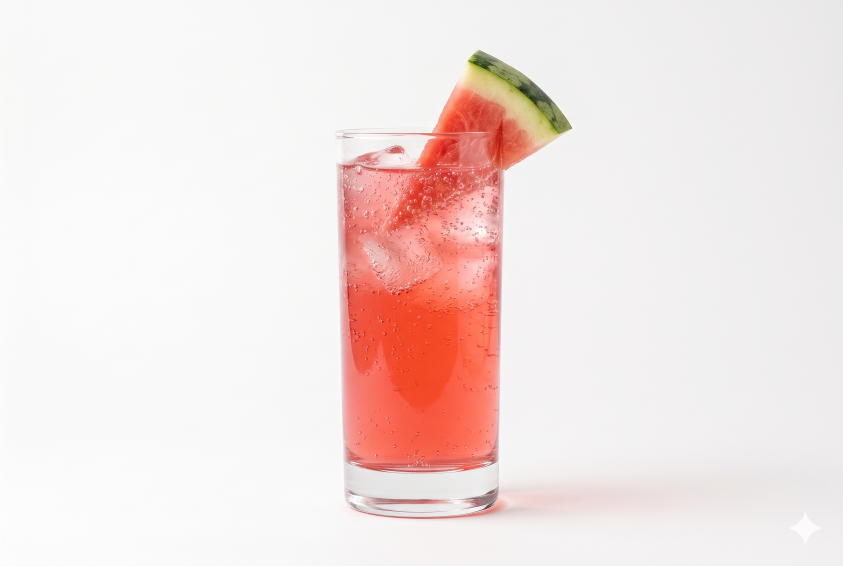
#> input picture sites/healthy-watermelon-soda/assets-src/photos/glass.png, 2528 x 1696 px, given in place of whole.png, which was not available (shown at 1/3 size)
$ python b-prep.py
#> lines starting #> are read from the running program, lines starting #| are printed output that depends on the picture; after the words box and inside, x2 and y2 are one past the last pixel; in counts of white or black regions, pixels touching at a corner belong together; long printed decimals are rounded
"""Route B texture prep: matte white bg, drop floor shadow + watermark, extend edge colours, crop to fruit bbox.
Run from the site folder: python3 docs/art-proof/b-prep.py"""
import json, numpy as np
from PIL import Image
from scipy import ndimage as ndi

SRC = 'assets-src/photos/'; OUT = 'docs/art-proof/b-tex/'

def matte(name, out, width, erode=5):
#> called with name = 'whole.png', out = 'rind.png', width = 2048, erode = 5
    im = np.asarray(Image.open(SRC + name).convert('RGB')).astype(np.float32) / 255
    h, w, _ = im.shape
#> h = 1696; w = 2528
    mx, mn = im.max(2), im.min(2)
    sat = (mx - mn) / np.maximum(mx, 1e-3)
    # fruit = saturated (rind green, flesh red) or clearly darker than the white sweep but not neutral grey (shadow)
    m = (sat > 0.13) | ((mx < 0.55) & (sat > 0.06))
#> m: shape (1696, 2528) bool; 12.8% white; 66 white regions (59 under 20 px), largest, box (x1, y1, x2, y2) and area: (1014, 149, 1717, 1419) 536583, (1053, 1469, 1522, 1559) 8545, (1106, 1494, 1350, 1514) 3378
    m[int(h * 0.88):, int(w * 0.88):] = False            # Gemini sparkle watermark corner
    m = ndi.binary_closing(m, iterations=6)
#> m: shape (1696, 2528) bool; 12.9% white; 18 white regions (10 under 20 px), largest, box (x1, y1, x2, y2) and area: (1014, 149, 1717, 1419) 540005, (1053, 1469, 1522, 1559) 8977, (1106, 1494, 1350, 1534) 3784
    m = ndi.binary_fill_holes(m)
    lab, n = ndi.label(m)
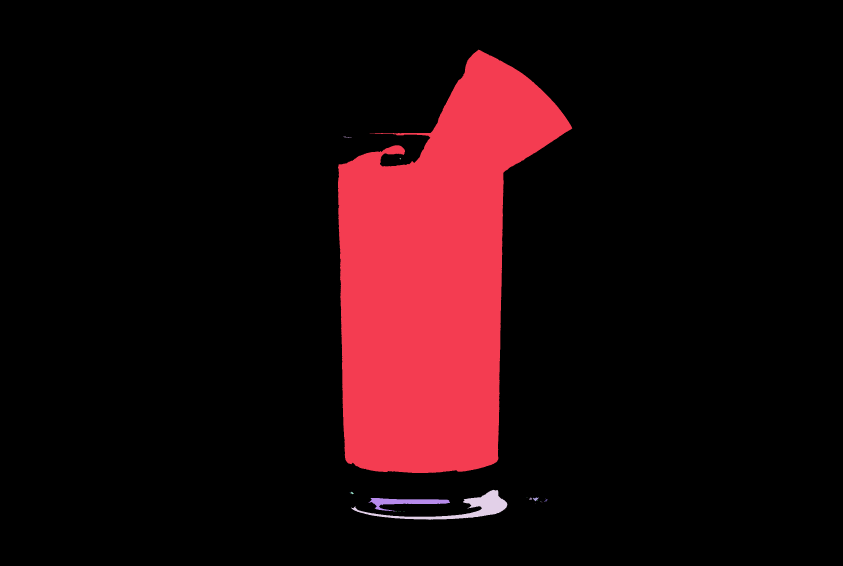
#> lab: shape (1696, 2528) int32 (shown at 1/3 size); 32 distinct labels, from 0 to 31; one colour per label, 0 black
#> n = 31
    m = lab == (np.argmax(ndi.sum(m, lab, range(1, n + 1))) + 1)  # largest blob = the fruit
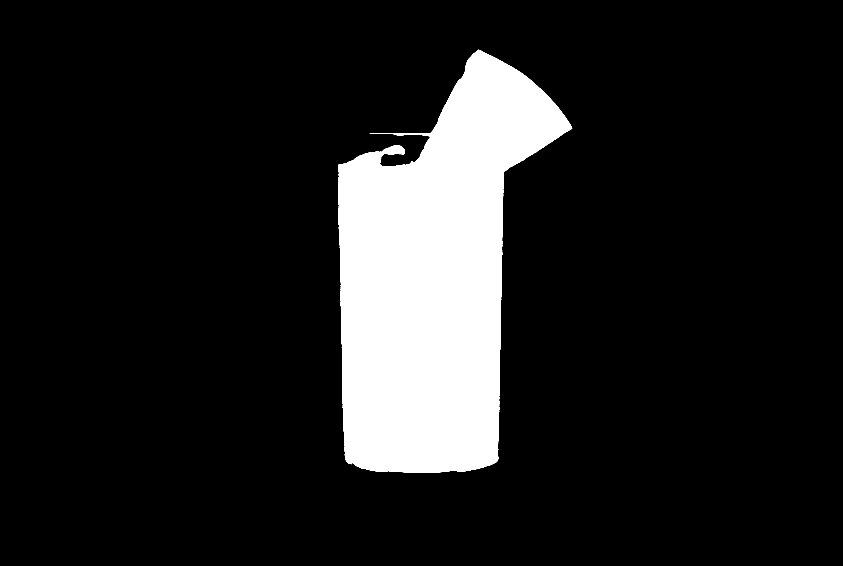
#> m: shape (1696, 2528) bool (shown at 1/3 size); 12.6% white; 1 white region, box (x1, y1, x2, y2) and area: (1014, 149, 1717, 1419) 541017
    m = ndi.binary_opening(m, iterations=4)
#> m: shape (1696, 2528) bool; 12.6% white; 1 white region, box (x1, y1, x2, y2) and area: (1014, 149, 1716, 1419) 540277
    # the floor shadow fuses to the underside; the fruit is an ellipse, so mirror the clean top half:
    # centre row = widest row, bottom = centre + (centre - top), then clip the mask to that ellipse
    rows = m.sum(1); ys, xs = np.where(m)
#> after `rows = m.sum(1)`: rows = 1696 values, max 520 at index 499, min 0 at index 0, mean 318.6
    x0, x1, y0 = xs.min(), xs.max() + 1, ys.min()
#> x0 = 1014; x1 = 1716; y0 = 149
    cy = int(np.median(np.where(rows >= rows.max() * 0.995)[0])); y1 = 2 * cy - y0
#> after `cy = int(np.median(np.where(rows >= rows.max() * 0.995)[0]))`: cy = 499
#> after `y1 = 2 * cy - y0`: y1 = 849
    yy, xx = np.mgrid[0:h, 0:w]
    ell = ((xx - (x0 + x1) / 2) / ((x1 - x0) / 2)) ** 2 + ((yy - cy) / ((y1 - y0) / 2)) ** 2 <= 1
#> ell: shape (1696, 2528) bool; 9% white; 1 white region, box (x1, y1, x2, y2) and area: (1014, 149, 1717, 850) 385899
    m = ndi.binary_erosion(m & ell, iterations=erode)     # lose the anti-aliased white fringe
#> m: shape (1696, 2528) bool; 5.5% white; 1 white region, box (x1, y1, x2, y2) and area: (1020, 160, 1695, 845) 237296
    # extend edge colours outward: every outside pixel takes its nearest inside pixel
    _, (iy, ix) = ndi.distance_transform_edt(~m, return_indices=True)
#> iy: shape (1696, 2528) int32; 685 distinct labels, from 160 to 844
#> ix: shape (1696, 2528) int32; 675 distinct labels, from 1020 to 1694
    ext = im[iy, ix]
    crop = ext[y0:y1, x0:x1]
    hh = round(width * (y1 - y0) / (x1 - x0))
#> hh = 2042
    Image.fromarray((crop * 255).round().astype(np.uint8)).resize((width, hh), Image.LANCZOS).save(OUT + out)
    return dict(src=name, bbox=[int(x0), int(y0), int(x1), int(y1)], aspect=(x1 - x0) / (y1 - y0), size=[width, hh])

meta = {'rind': matte('whole.png', 'rind.png', 2048), 'face': matte('cut-face.png', 'face.png', 1536, erode=3)}
#> call 2 of matte, with name = 'cut-face.png', out = 'face.png', width = 1536, erode = 3
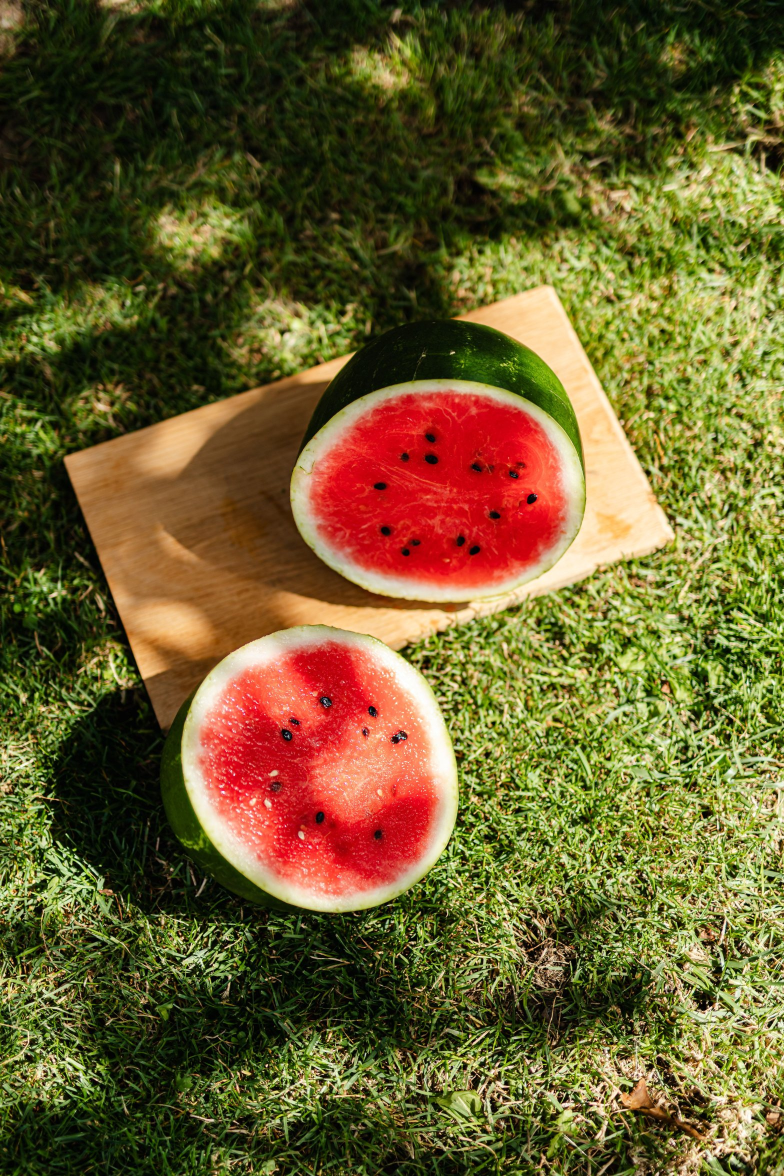
#> input picture sites/healthy-watermelon-soda/assets-src/photos/halves-on-grass.jpg, 1568 x 2352 px, given in place of cut-face.png, which was not available (shown at 1/2 size)
#> in matte (call 2), `m = (sat > 0.13) | ((mx < 0.55) & (sat > 0.06))`: m: shape (2352, 1568) bool; 99.2% white; 2023 black regions (1917 under 20 px), largest, box (x1, y1, x2, y2) and area: (742, 1291, 906, 1566) 8291, (462, 1281, 550, 1335) 2350, (391, 1344, 455, 1435) 1893
#> in matte (call 2), `m[int(h * 0.88):, int(w * 0.88):] = False`: m: shape (2352, 1568) bool; 97.8% white; 1973 black regions (1876 under 20 px), largest, box (x1, y1, x2, y2) and area: (1379, 2066, 1568, 2352) 53497, (742, 1291, 906, 1566) 8291, (462, 1281, 550, 1335) 2350
#> in matte (call 2), `m = ndi.binary_closing(m, iterations=6)`: m: shape (2352, 1568) bool; 97% white; 9 black regions, largest, box (x1, y1, x2, y2) and area: (0, 0, 1568, 2352) 97572, (746, 1295, 906, 1555) 7863, (469, 1281, 550, 1333) 2141
#> in matte (call 2), `m = ndi.binary_fill_holes(m)`:
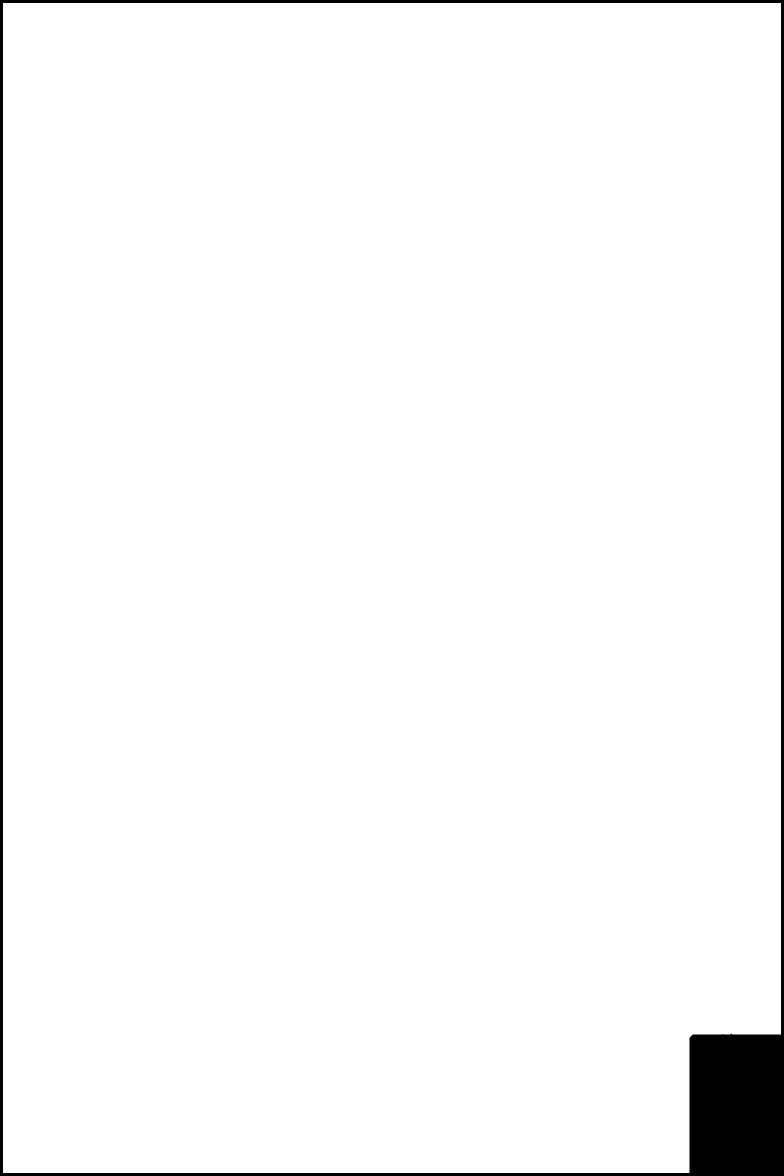
#> m: shape (2352, 1568) bool (shown at 1/2 size); 97.4% white; 1 black region, box (x1, y1, x2, y2) and area: (0, 0, 1568, 2352) 97572
#> in matte (call 2), `lab, n = ndi.label(m)`: n = 1
#> in matte (call 2), `m = ndi.binary_opening(m, iterations=4)`: m: shape (2352, 1568) bool; 97.4% white; 1 black region, box (x1, y1, x2, y2) and area: (0, 0, 1568, 2352) 97622
#> in matte (call 2), `rows = m.sum(1)`: rows = 2352 values, max 1556 at index 10, min 0 at index 0, mean 1526.5
#> in matte (call 2), `x0, x1, y0 = xs.min(), xs.max() + 1, ys.min()`: x0 = 6; x1 = 1562; y0 = 6
#> in matte (call 2), `cy = int(np.median(np.where(rows >= rows.max() * 0.995)[0]))`: cy = 1037
#> in matte (call 2), `y1 = 2 * cy - y0`: y1 = 2068
#> in matte (call 2), `ell = ((xx - (x0 + x1) / 2) / ((x1 - x0) / 2)) ** 2 + ((yy - cy) / ((y..`: ell: shape (2352, 1568) bool; 68.3% white; 1 black region, box (x1, y1, x2, y2) and area: (0, 0, 1568, 2352) 1168057
#> in matte (call 2), `m = ndi.binary_erosion(m & ell, iterations=erode)`: m: shape (2352, 1568) bool; 67.9% white; 1 black region, box (x1, y1, x2, y2) and area: (0, 0, 1568, 2352) 1183538
#> in matte (call 2), `_, (iy, ix) = ndi.distance_transform_edt(~m, return_indices=True)`:
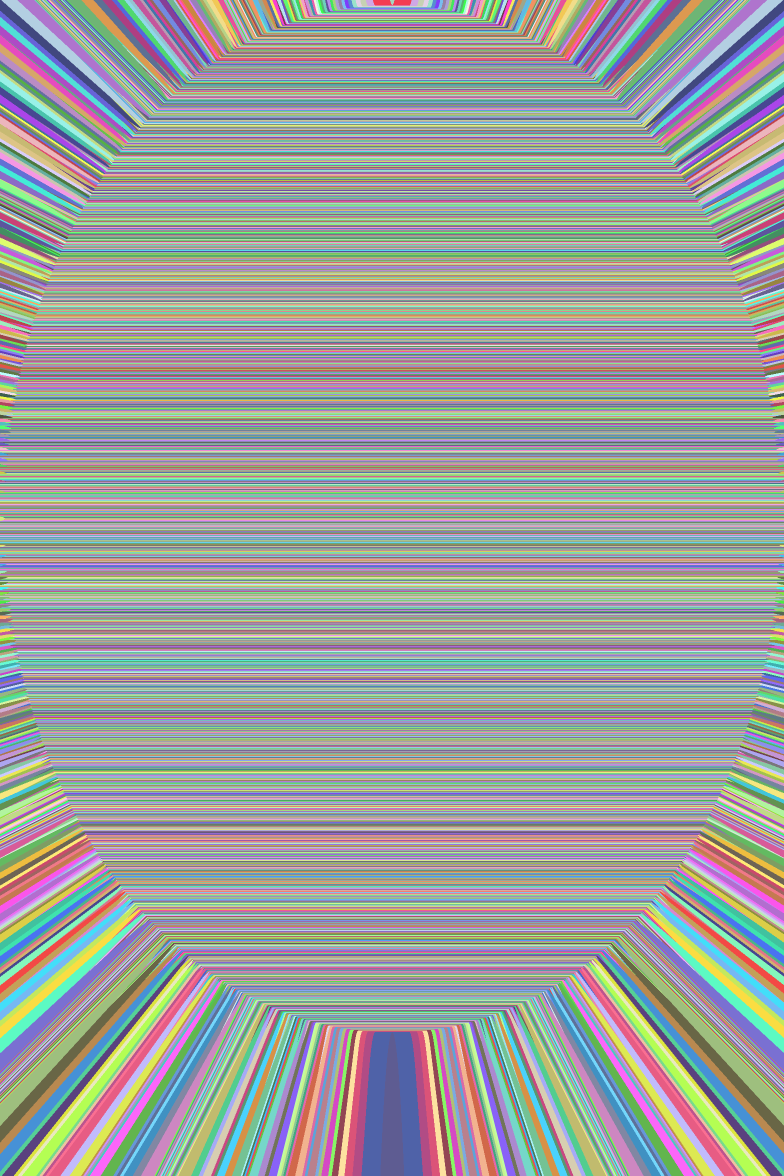
#> iy: shape (2352, 1568) int32 (shown at 1/2 size); 2057 distinct labels, from 9 to 2065; one colour per label, 0 black
#> in matte (call 2), `crop = ext[y0:y1, x0:x1]`:
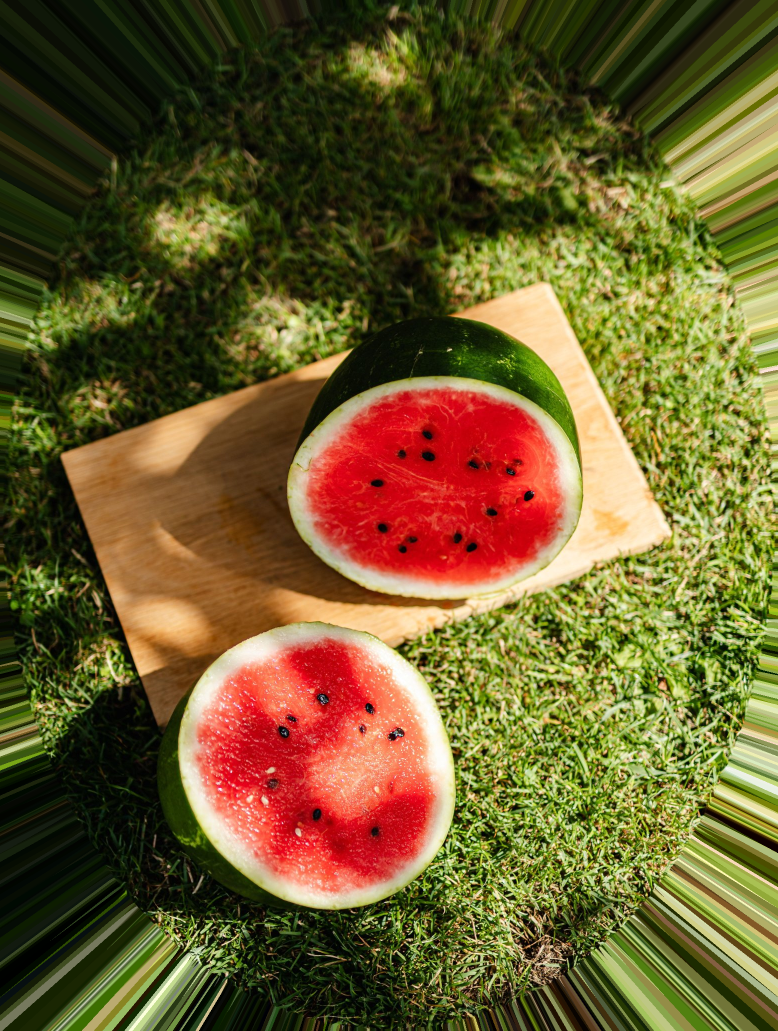
#> crop: shape (2062, 1556, 3) float32 (shown at 1/2 size); mean R, G, B 0.425, 0.36, 0.177
#> in matte (call 2), `hh = round(width * (y1 - y0) / (x1 - x0))`: hh = 2035
json.dump(meta, open(OUT + 'meta.json', 'w'), indent=1)
print(json.dumps(meta))
#| {"rind": {"src": "whole.png", "bbox": [1014, 149, 1716, 849], "aspect": 1.003, "size": [2048, 2042]}, "face": {"src": "cut-face.png", "bbox": [6, 6, 1562, 2068], "aspect": 0.7546, "size": [1536, 2035]}}
